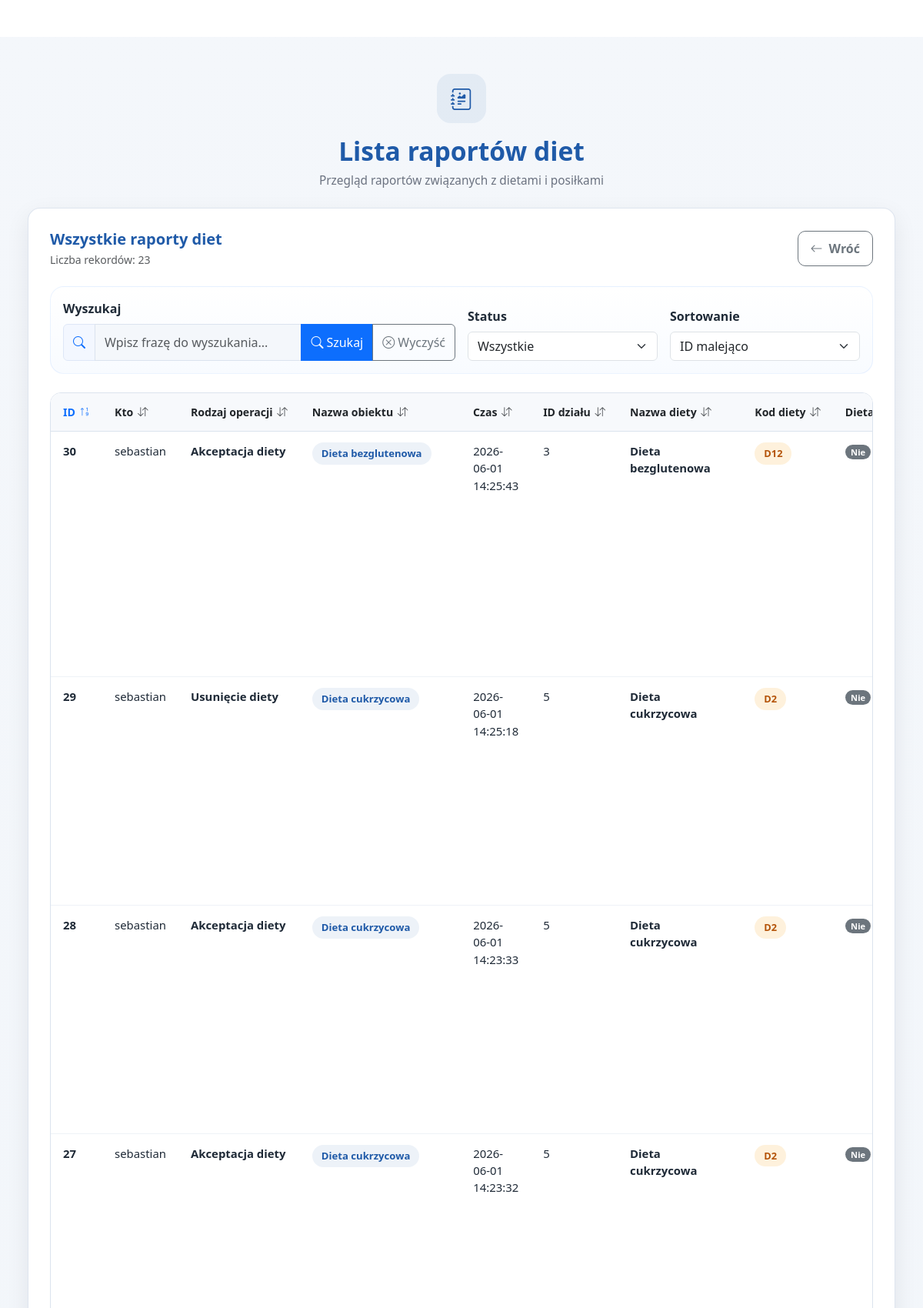
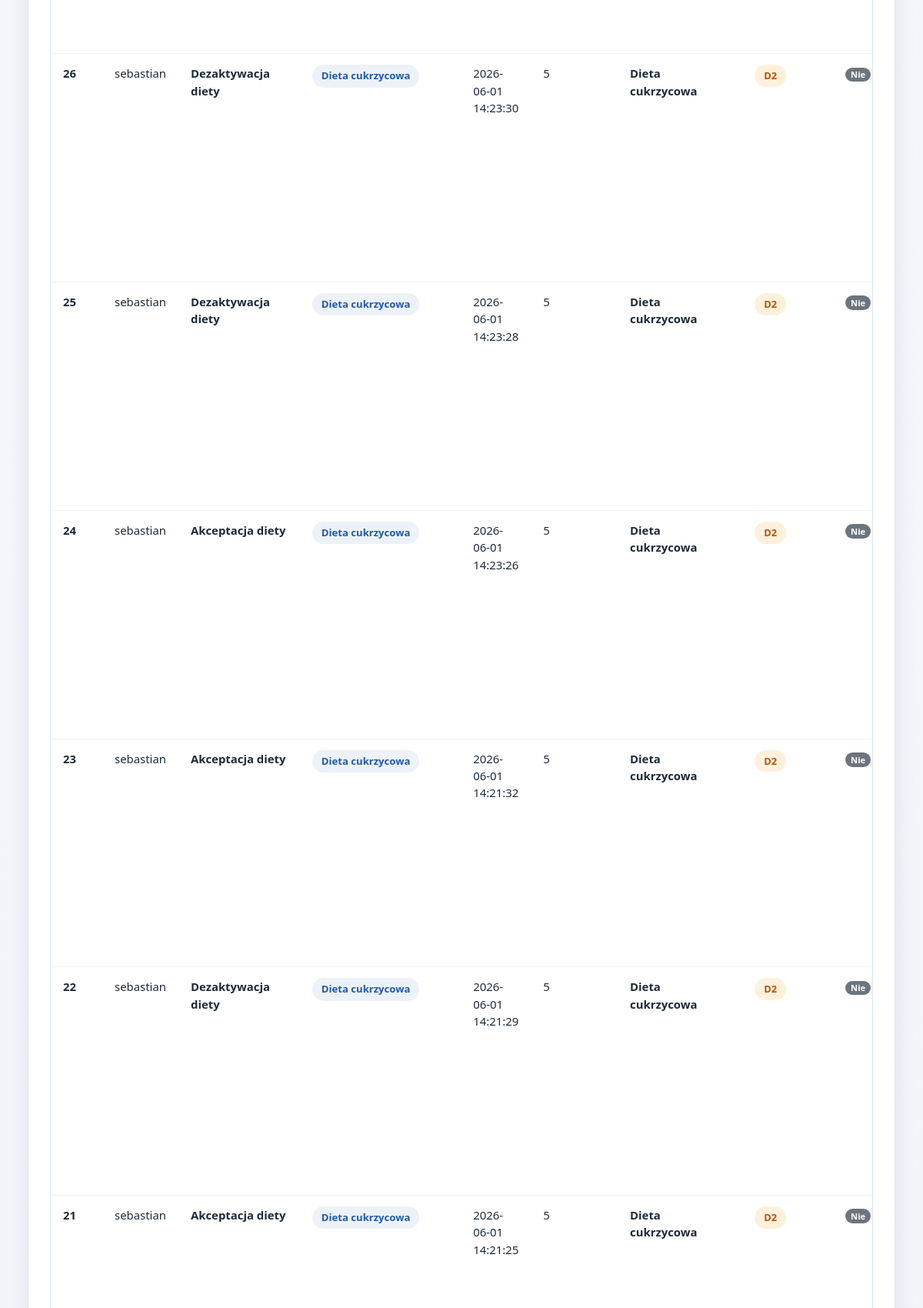
The page /window/view_raport_diet.php (upper part) on the database its author committed (2 pictures, top to bottom).
### tables this page shows
CREATE TABLE `raport_diet` (
  `id` int(10) UNSIGNED NOT NULL,
  `kto` varchar(255) NOT NULL,
  `rodzajOperacji` varchar(255) NOT NULL,
  `nazwaObiektu` varchar(255) DEFAULT NULL,
  `czas` datetime NOT NULL DEFAULT current_timestamp(),
  `department_id` int(11) DEFAULT NULL,
  `diet_name` varchar(255) DEFAULT NULL,
  `diet_code` varchar(255) DEFAULT NULL,
  `is_special_diet` tinyint(1) NOT NULL DEFAULT 0,
  `diet_restrictions` text DEFAULT NULL,
  `diet_description` text DEFAULT NULL,
  `diet_notes` text DEFAULT NULL,
  `is_active` tinyint(1) NOT NULL DEFAULT 0
);

### window/view_raport_diet.php (the view, shortened to what this page needs)
<?php
require_once '../core/config/db.php';
$stmt = $pdo->prepare("SELECT * FROM raport_diet ORDER BY id DESC");
$stmt->execute();
$data = $stmt->fetchAll(PDO::FETCH_ASSOC);
require_once '../template/header.php';
?>
<div class="dashboard-page">
    <div class="container-fluid px-3 px-xl-4">
        <div class="diet-page-wide mx-auto">
            <div class="dashboard-header mb-4">
                <div class="login-top-icon">
                    <i class="bi bi-journal-richtext"></i>
                </div>
                <h1>Lista raportów diet</h1>
                <p>Przegląd raportów związanych z dietami i posiłkami</p>
            </div>
            <div class="dashboard-card diet-table-card">
                <div class="d-flex flex-column flex-lg-row align-items-lg-center justify-content-between gap-3 mb-4">
                    <div>
                        <h2 class="h5 mb-1 fw-bold text-primary-custom">Wszystkie raporty diet</h2>
                        <div class="text-muted small">
                            Liczba rekordów: <span id="reportsCount"><?php echo count($data); ?></span>
                        </div>
                    </div>
                    <div>
                        <a href="dashboard_raport_select.php" class="btn btn-outline-secondary diet-back-btn-bootstrap">
                            <i class="bi bi-arrow-left me-2"></i>Wróć
                        </a>
                    </div>
                </div>
                <?php if (!empty($data)): ?>
                    <div class="reports-tools mb-4">
                        <div class="row g-3 align-items-end">
                            <div class="col-12 col-lg-6">
                                <label for="reportSearch" class="form-label fw-semibold">Wyszukaj</label>
                                <div class="input-group">
                                    <span class="input-group-text reports-tool-icon">
                                        <i class="bi bi-search"></i>
                                    </span>
                                    <input
                                        type="text"
                                        id="reportSearch"
                                        class="form-control"
                                        placeholder="Wpisz frazę do wyszukania..."
                                    >
                                    <button type="button" id="searchBtn" class="btn btn-primary">
                                        <i class="bi bi-search me-1"></i>Szukaj
                                    </button>
                                    <button type="button" id="clearBtn" class="btn btn-outline-secondary">
                                        <i class="bi bi-x-circle me-1"></i>Wyczyść
                                    </button>
                                </div>
                            </div>
                            <div class="col-12 col-sm-6 col-lg-3">
                                <label for="statusFilter" class="form-label fw-semibold">Status</label>
                                <select id="statusFilter" class="form-select">
                                    <option value="">Wszystkie</option>
                                </select>
                            </div>
                            <div class="col-12 col-sm-6 col-lg-3">
                                <label for="sortMobile" class="form-label fw-semibold">Sortowanie</label>
                                <select id="sortMobile" class="form-select">
                                    <option value="id-desc">ID malejąco</option>
                                </select>
                            </div>
                        </div>
                    </div>
                    <div class="table-responsive diet-table-bootstrap-wrap reports-desktop-table">
                        <table class="table table-hover align-middle mb-0 diet-table-bootstrap" id="reportsTable">
                            <thead>
                                <tr>
                                    <th>
                                        <button type="button" class="table-sort-btn active" data-sort="id">
                                            ID <i class="bi bi-arrow-down-up"></i>
                                        </button>
                                    </th>
                                    <th>
                                        <button type="button" class="table-sort-btn" data-sort="kto">
                                            Kto <i class="bi bi-arrow-down-up"></i>
                                        </button>
                                    </th>
                                    <th>
                                        <button type="button" class="table-sort-btn" data-sort="rodzajoperacji">
                                            Rodzaj operacji <i class="bi bi-arrow-down-up"></i>
                                        </button>
                                    </th>
                                    <th>
                                        <button type="button" class="table-sort-btn" data-sort="nazwaobiektu">
                                            Nazwa obiektu <i class="bi bi-arrow-down-up"></i>
                                        </button>
                                    </th>
                                    <th>
                                        <button type="button" class="table-sort-btn" data-sort="czas">
                                            Czas <i class="bi bi-arrow-down-up"></i>
                                        </button>
                                    </th>
                                    <th>
                                        <button type="button" class="table-sort-btn" data-sort="department_id">
                                            ID działu <i class="bi bi-arrow-down-up"></i>
                                        </button>
                                    </th>
                                    <th>
                                        <button type="button" class="table-sort-btn" data-sort="diet_name">
                                            Nazwa diety <i class="bi bi-arrow-down-up"></i>
                                        </button>
                                    </th>
                                    <th>
                                        <button type="button" class="table-sort-btn" data-sort="diet_code">
                                            Kod diety <i class="bi bi-arrow-down-up"></i>
                                        </button>
                                    </th>
                                    <th>
                                        <button type="button" class="table-sort-btn" data-sort="is_special_diet">
                                            Dieta specjalna <i class="bi bi-arrow-down-up"></i>
                                        </button>
                                    </th>
                                </tr>
                            </thead>
                            <tbody id="reportsTableBody">
                                <?php foreach ($data as $row): ?>
                                    <?php
                                        $isSpecialDiet = (int)($row['is_special_diet'] ?? 0) === 1;
                                    ?>
                                    <tr
                                        data-id="<?php echo htmlspecialchars((string)($row['id'] ?? '')); ?>"
                                        data-kto="<?php echo htmlspecialchars((string)($row['kto'] ?? '')); ?>"
                                        data-rodzajoperacji="<?php echo htmlspecialchars((string)($row['rodzajOperacji'] ?? '')); ?>"
                                        data-nazwaobiektu="<?php echo htmlspecialchars((string)($row['nazwaObiektu'] ?? '')); ?>"
                                        data-czas="<?php echo htmlspecialchars((string)($row['czas'] ?? '')); ?>"
                                        data-department_id="<?php echo htmlspecialchars((string)($row['department_id'] ?? '')); ?>"
                                        data-diet_name="<?php echo htmlspecialchars((string)($row['diet_name'] ?? '')); ?>"
                                        data-diet_code="<?php echo htmlspecialchars((string)($row['diet_code'] ?? '')); ?>"
                                        data-is_special_diet="<?php echo htmlspecialchars((string)($row['is_special_diet'] ?? '0')); ?>"
                                        data-diet_restrictions="<?php echo htmlspecialchars((string)($row['diet_restrictions'] ?? '')); ?>"
                                        data-diet_description="<?php echo htmlspecialchars((string)($row['diet_description'] ?? '')); ?>"
                                        data-diet_notes="<?php echo htmlspecialchars((string)($row['diet_notes'] ?? '')); ?>"
                                        data-is_active="<?php echo htmlspecialchars((string)($row['is_active'] ?? '0')); ?>"
                                        data-created_at="<?php echo htmlspecialchars((string)($row['czas'] ?? '')); ?>"
                                        data-updated_at="<?php echo htmlspecialchars((string)($row['czas'] ?? '')); ?>"
                                        data-search="<?php echo htmlspecialchars(mb_strtolower(
                                            implode(' ', [
                                                $row['id'] ?? '',
                                                $row['kto'] ?? '',
                                                $row['rodzajOperacji'] ?? '',
                                                $row['nazwaObiektu'] ?? '',
                                                $row['czas'] ?? '',
                                                $row['department_id'] ?? '',
                                                $row['diet_name'] ?? '',
                                                $row['diet_code'] ?? '',
                                                ((int)($row['is_special_diet'] ?? 0) === 1 ? 'tak specjalna dieta' : 'nie zwykla dieta'),
                                                $row['diet_restrictions'] ?? '',
                                                $row['diet_description'] ?? '',
                                                $row['diet_notes'] ?? '',
                                                ((int)($row['is_active'] ?? 0) === 1 ? 'aktywne' : 'nieaktywne')
                                            ])
                                        )); ?>"
                                    >
                                        <td class="fw-semibold"><?php echo htmlspecialchars($row['id'] ?? ''); ?></td>
                                        <td><?php echo htmlspecialchars($row['kto'] ?? ''); ?></td>
                                        <td class="fw-semibold"><?php echo htmlspecialchars($row['rodzajOperacji'] ?? ''); ?></td>
                                        <td>
                                            <span class="badge rounded-pill diet-code-badge">
                                                <?php echo htmlspecialchars($row['nazwaObiektu'] ?? ''); ?>
                                            </span>
                                        </td>
                                        <td><?php echo htmlspecialchars($row['czas'] ?? ''); ?></td>
                                        <td><?php echo htmlspecialchars($row['department_id'] ?? ''); ?></td>
                                        <td class="fw-semibold"><?php echo htmlspecialchars($row['diet_name'] ?? ''); ?></td>
                                        <td>
                                            <span class="badge rounded-pill diet-status-badge diet-status-special">
                                                <?php echo htmlspecialchars($row['diet_code'] ?? ''); ?>
                                            </span>
                                        </td>
                                        <td>
                                            <?php if ($isSpecialDiet): ?>
                                                <span class="badge rounded-pill bg-warning text-dark">Tak</span>
                                            <?php else: ?>
                                                <span class="badge rounded-pill bg-secondary">Nie</span>
                                            <?php endif; ?>
                                        </td>
                                    </tr>
                                <?php endforeach; ?>
                            </tbody>
                        </table>
                    </div>
                <?php endif; ?>
            </div>
        </div>
    </div>
</div>
<?php require_once '../template/footer.php'; ?>

### assets/css/style.css (style rules this page uses)
:root { --app-bg: #eef3f8; --app-surface: #ffffff; --app-primary: #1f5aa8; --app-primary-hover: #17498a; --app-text: #1f2a37; --app-muted: #6b7280; --app-border: #dbe3ee; --app-input-bg: #f4f7fb; --app-shadow: 0 10px 30px rgba(15, 23, 42, 0.08); --app-radius: 16px; }
body { background: linear-gradient(180deg, #f4f7fb 0%, var(--app-bg) 100%); color: var(--app-text); }
.login-top-icon { width: 64px; height: 64px; border-radius: 18px; background: rgba(31, 90, 168, 0.08); color: var(--app-primary); display: flex; align-items: center; justify-content: center; margin: 0 auto 18px; font-size: 28px; }
.form-control { min-height: 48px; border-radius: 10px; border: 1px solid var(--app-border); background: var(--app-input-bg); box-shadow: none !important; }
.dashboard-page { padding: 48px 12px; }
.dashboard-header { text-align: center; margin-bottom: 28px; }
.dashboard-header h1 { margin: 0 0 8px; font-size: 2.1rem; line-height: 1.1; font-weight: 700; color: var(--app-primary); }
.dashboard-header p { margin: 0; color: var(--app-muted); font-size: 0.96rem; }
.dashboard-card { background: var(--app-surface); border: 1px solid rgba(219, 227, 238, 0.9); border-radius: var(--app-radius); box-shadow: var(--app-shadow); padding: 32px 32px 50px 32px; }
.diet-page-wide { width: 100%; }
.text-primary-custom { color: var(--app-primary) !important; }
.diet-table-card { padding: 28px; }
.diet-back-btn-bootstrap { min-height: 46px; border-radius: 10px; font-weight: 600; padding: 10px 16px; }
.diet-table-bootstrap-wrap { border: 1px solid var(--app-border); border-radius: 14px; overflow: auto; background: #fff; }
.diet-table-bootstrap { margin-bottom: 0; }
.diet-table-bootstrap thead th { background: #f7f9fc; color: var(--app-primary); font-size: 0.88rem; font-weight: 700; border-bottom: 1px solid var(--app-border); padding: 14px 16px; white-space: nowrap; position: sticky; top: 0; z-index: 2; }
.diet-table-bootstrap tbody td { padding: 14px 16px; font-size: 0.93rem; color: var(--app-text); border-color: #eef2f7; vertical-align: top; }
.diet-code-badge { background: rgba(31, 90, 168, 0.08); color: var(--app-primary); font-weight: 700; font-size: 0.82rem; padding: 8px 12px; }
.diet-status-badge { font-size: 0.8rem; font-weight: 700; padding: 8px 12px; }
.diet-status-special { background: rgba(245, 158, 11, 0.14); color: #b45309; }
.reports-desktop-table { display: block; }
.reports-tools { background: linear-gradient(180deg, #ffffff 0%, #f8fbff 100%); border: 1px solid rgba(13, 110, 253, 0.08); border-radius: 18px; padding: 1rem; }
.reports-tool-icon { background: #f3f7ff; border-color: #dee7f7; color: #0d6efd; }
.table-sort-btn { border: 0; background: transparent; padding: 0; font-weight: 700; color: #212529; display: inline-flex; align-items: center; gap: 0.35rem; white-space: nowrap; transition: .2s ease; }
.table-sort-btn.active { color: #0d6efd; }
.table-sort-btn i { font-size: 0.85rem; opacity: 0.8; }
@media (max-width: 1399.98px) { .diet-page-wide { max-width: 100%; } }

### rows shown on the page
raport_diet: id "30", kto "sebastian", rodzajOperacji "Akceptacja diety", nazwaObiektu "Dieta bezglutenowa", czas "2026-06-01 14:25:43", department "3", diet_name "Dieta bezglutenowa", diet_code "D12", is_special_diet "Nie"
raport_diet: id "29", kto "sebastian", rodzajOperacji "Usunięcie diety", nazwaObiektu "Dieta cukrzycowa", czas "2026-06-01 14:25:18", department "5", diet_name "Dieta cukrzycowa", diet_code "D2", is_special_diet "Nie"
raport_diet: id "28", kto "sebastian", rodzajOperacji "Akceptacja diety", nazwaObiektu "Dieta cukrzycowa", czas "2026-06-01 14:23:33", department "5", diet_name "Dieta cukrzycowa", diet_code "D2", is_special_diet "Nie"
raport_diet: id "27", kto "sebastian", rodzajOperacji "Akceptacja diety", nazwaObiektu "Dieta cukrzycowa", czas "2026-06-01 14:23:32", department "5", diet_name "Dieta cukrzycowa", diet_code "D2", is_special_diet "Nie"
raport_diet: id "26", kto "sebastian", rodzajOperacji "Dezaktywacja diety", nazwaObiektu "Dieta cukrzycowa", czas "2026-06-01 14:23:30", department "5", diet_name "Dieta cukrzycowa", diet_code "D2", is_special_diet "Nie"
raport_diet: id "25", kto "sebastian", rodzajOperacji "Dezaktywacja diety", nazwaObiektu "Dieta cukrzycowa", czas "2026-06-01 14:23:28", department "5", diet_name "Dieta cukrzycowa", diet_code "D2", is_special_diet "Nie"
raport_diet: id "24", kto "sebastian", rodzajOperacji "Akceptacja diety", nazwaObiektu "Dieta cukrzycowa", czas "2026-06-01 14:23:26", department "5", diet_name "Dieta cukrzycowa", diet_code "D2", is_special_diet "Nie"
raport_diet: id "23", kto "sebastian", rodzajOperacji "Akceptacja diety", nazwaObiektu "Dieta cukrzycowa", czas "2026-06-01 14:21:32", department "5", diet_name "Dieta cukrzycowa", diet_code "D2", is_special_diet "Nie"
raport_diet: id "22", kto "sebastian", rodzajOperacji "Dezaktywacja diety", nazwaObiektu "Dieta cukrzycowa", czas "2026-06-01 14:21:29", department "5", diet_name "Dieta cukrzycowa", diet_code "D2", is_special_diet "Nie"
raport_diet: id "21", kto "sebastian", rodzajOperacji "Akceptacja diety", nazwaObiektu "Dieta cukrzycowa", czas "2026-06-01 14:21:25", department "5", diet_name "Dieta cukrzycowa", diet_code "D2", is_special_diet "Nie"

### other values the page prints
count($data) "23"
